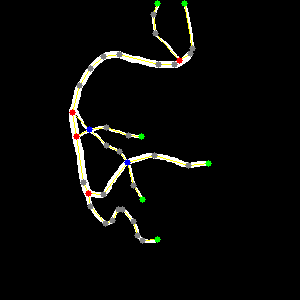
#> input picture output/imagenes/1.png, 300 x 300 px, given in place of 1.pgm, which was not available
$ jupyter execute parte2.ipynb
#> lines starting #> are read from the running program, lines starting #| are printed output that depends on the picture; after the words box and inside, x2 and y2 are one past the last pixel; in counts of white or black regions, pixels touching at a corner belong together; pictures that were not available may be replaced by others from this repository, and a replacement may not be noted
[cell 1]
import cv2
import numpy as np
import matplotlib.pyplot as plt
import networkx as nx
from skimage.morphology import skeletonize
from scipy.signal import convolve2d
import os
import json

[cell 2]
# Función para cargar una imagen groundtruth
def load_image(path):
#> called with path = 'datos/etiquetas/1.pgm'
    img = cv2.imread(path, cv2.IMREAD_GRAYSCALE)
#> img: shape (300, 300); min 0, max 255, mean 9.7
    # Se asume que la imagen es binaria: 0 (fondo) y 255 (estructura arterial)
    _, img_bin = cv2.threshold(img, 127, 255, cv2.THRESH_BINARY)
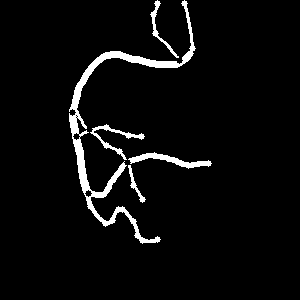
#> img_bin: shape (300, 300); 4.3% white; 5 white regions, box (x1, y1, x2, y2) and area: (69, 0, 196, 244) 2717, (128, 152, 212, 169) 463, (90, 124, 145, 160) 347, (150, 0, 179, 58) 230, (128, 165, 146, 203) 143
    return img_bin

[cell 3]
# Función para aplicar esqueletonización (en caso de ser necesario)
def get_skeleton(img_bin):
    # Normalizamos a [0,1] para la función de skeletonize
    img_norm = img_bin // 255
    skeleton = skeletonize(img_norm).astype(np.uint8)
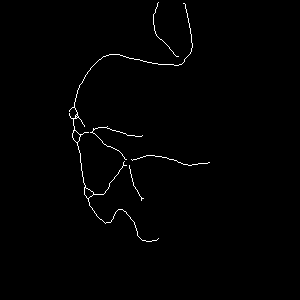
#> skeleton: shape (300, 300); values 0 (black) and 1 (white), 0.85% white in thin lines or dots, all inside (x1, y1, x2, y2) = (69, 2, 210, 242)
    return skeleton * 255

[cell 4]
# Función para clasificar píxeles en función de su vecindario
def classify_pixels(skel):
    # Definir una estructura 3x3 para contar vecinos
    kernel = np.array([[1,1,1],
                       [1,10,1],
                       [1,1,1]])

    # Aplicamos la convolución para obtener la suma de vecinos
    from scipy.signal import convolve2d
    conv = convolve2d(skel//255, kernel, mode='same', boundary='fill', fillvalue=0)
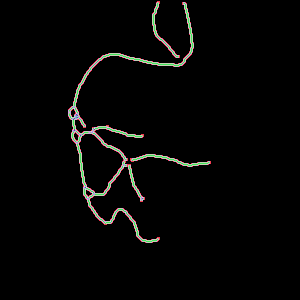
#> conv: shape (300, 300) int64; 12 distinct labels, from 0 to 15; one colour per label, 0 black

    # Diccionario para almacenar nodos: cada entrada tendrá {id, fila, columna, tipo}
    nodes = []
    # Usaremos también una imagen para marcar los nodos (para visualización)
    node_img = np.copy(skel)

    # Lista de aristas, las cuales se definirán posteriormente
    # Por ahora, solo se identifican los puntos clave
    node_id = 0
    for i in range(1, skel.shape[0]-1):
        for j in range(1, skel.shape[1]-1):
            if skel[i, j] > 0:  # Es parte del esqueleto
                # El valor en el centro se suma con el peso 10, por lo que se resta
                neighbor_count = int((conv[i,j] - 10))

                # Clasificación simple:
                if neighbor_count == 1:
                    tipo = "extremo"  # punto final
                elif neighbor_count > 2:
                    tipo = "bifurcacion"  # se considera punto de ramificación
                else:
                    tipo = "intermedio"

                nodes.append({'id': node_id, 'fila': i, 'columna': j, 'tipo': tipo})
                node_id += 1
                # Para visualización, podemos marcar los nodos con un valor distinto
                node_img[i, j] = 128
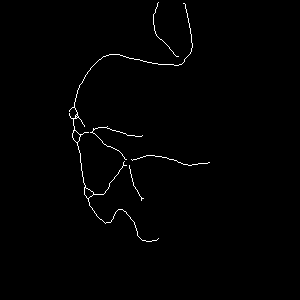
#> node_img: shape (300, 300); values 0 (black) and 128 (white), 0.85% white in thin lines or dots, all inside (x1, y1, x2, y2) = (69, 2, 210, 242)
#> after the loop, node_id = 765; nodes = 765 items
    return nodes, node_img

[cell 5]
# Función para construir aristas: ejemplo de método (rastrear línea hasta el siguiente nodo)
def construct_edges(skel, nodes):
    # Convertir la lista de nodos en un diccionario para acceso rápido por coordenadas
    node_coords = {(n['fila'], n['columna']): n['id'] for n in nodes}

    # Se inicializa el grafo de networkx
    G = nx.Graph()
    for n in nodes:
        G.add_node(n['id'], fila=n['fila'], columna=n['columna'], tipo=n['tipo'])

    # Una estrategia es recorrer cada nodo y realizar un "búsqueda en profundidad" a lo largo del esqueleto
    # hasta encontrar otro nodo, registrando la conexión.
    # NOTA: Este es un ejemplo simplificado; en la práctica se deben evitar caminos redundantes y asegurar conectividad.

    # Definimos movimientos vecinos (8 direcciones)
    vecinos = [(-1,-1), (-1,0), (-1,1),
               (0,-1),          (0,1),
               (1,-1),  (1,0),  (1,1)]

    # Función para rastrear un camino a partir de un nodo dado
    def rastrear(i, j, visitados):
        camino = [(i,j)]
        while True:
            vecinos_validos = []
            for di, dj in vecinos:
                ni, nj = i+di, j+dj
                if 0 <= ni < skel.shape[0] and 0 <= nj < skel.shape[1]:
                    if skel[ni, nj] > 0 and (ni, nj) not in visitados:
                        vecinos_validos.append((ni, nj))
            if len(vecinos_validos) == 0:
                break
            # Tomamos el primer vecino disponible (podrías mejorar la estrategia)
            i, j = vecinos_validos[0]
            camino.append((i,j))
            visitados.add((i,j))
            # Si se encuentra un nodo (excepto el de inicio) se termina el camino
            if (i,j) in node_coords:
                return camino, node_coords[(i,j)]
        return camino, None

    # Conjunto para marcar caminos ya explorados
    visitados_global = set()
    for n in nodes:
        i, j = n['fila'], n['columna']
        for di, dj in vecinos:
            ni, nj = i+di, j+dj
            if 0 <= ni < skel.shape[0] and 0 <= nj < skel.shape[1]:
                if skel[ni, nj] > 0 and (ni, nj) not in visitados_global:
                    camino, nodo_final = rastrear(ni, nj, visitados_global)
                    if nodo_final is not None and nodo_final != n['id']:
                        # Añadir arista si no existe aún
                        if not G.has_edge(n['id'], nodo_final):
                            G.add_edge(n['id'], nodo_final, pixels=camino)
    return G

[cell 6]
# Ruta a la carpeta de imágenes
ruta_imagenes = "datos/etiquetas/"

[cell 7]
# Ejemplo para procesar una imagen
nombre_imagen = os.path.join(ruta_imagenes, "1.pgm")  # Cambia "ejemplo.pgm" por el nombre de tu imagen
img_bin = load_image(nombre_imagen)
# Si la imagen no es una línea única, podrías aplicar la esqueletonización:
skel = get_skeleton(img_bin)

# Clasificar píxeles y obtener nodos
nodos, img_nodos = classify_pixels(skel)
#> nodos = 765 items

# Construir aristas y grafo
grafo = construct_edges(skel, nodos)
#> the loop in construct_edges, `for n in nodes:` made 765 passes
#> n on passes 1 to 3: {'id': 0, 'fila': 2, 'columna': 158, 'tipo': 'extremo'}, {'id': 1, 'fila': 3, 'columna': 157, 'tipo': 'intermedio'}, {'id': 2, 'fila': 3, 'columna': 183, 'tipo': 'extremo'}
#> the loop in construct_edges, `for n in nodes:` made 765 passes
#> (n, i, j) on passes 1 to 3: ({'id': 0, 'fila': 2, 'columna': 158, 'tipo': 'extremo'}, 2, 158), ({'id': 1, 'fila': 3, 'columna': 157, 'tipo': 'intermedio'}, 3, 157), ({'id': 2, 'fila': 3, 'columna': 183, 'tipo': 'extremo'}, 3, 183)

# Guardar la estructura del grafo en un archivo JSON
grafo_json = {
    "nodos": nodos,
    "aristas": [{"nodo1": u, "nodo2": v, "camino": grafo[u][v]['pixels']} for u, v in grafo.edges()]
}
with open("grafo_estructura.json", "w") as f:
    json.dump(grafo_json, f, indent=4)

# Visualización: superponer el grafo sobre la imagen original
plt.figure(figsize=(8, 8))
plt.imshow(img_bin, cmap='gray')
# Dibujar nodos con colores según su tipo
for n in nodos:
    if n['tipo'] == "extremo":
        color = "green"
    elif n['tipo'] == "bifurcacion":
        color = "red"
    else:
        color = "gray"
    plt.plot(n['columna'], n['fila'], 'o', color=color, markersize=4)
#> this loop made 765 passes
#> (n, color) on passes 1 to 10: ({'id': 0, 'fila': 2, 'columna': 158, 'tipo': 'extremo'}, 'green'), ({'id': 1, 'fila': 3, 'columna': 157, 'tipo': 'intermedio'}, 'gray'), ({'id': 2, 'fila': 3, 'columna': 183, 'tipo': 'extremo'}, 'green'), ({'id': 3, 'fila': 3, 'columna': 184, 'tipo': 'intermedio'}, 'gray'), ({'id': 4, 'fila': 4, 'columna': 157, 'tipo': 'intermedio'}, 'gray'), ({'id': 5, 'fila': 4, 'columna': 185, 'tipo': 'intermedio'}, 'gray'), ({'id': 6, 'fila': 5, 'columna': 157, 'tipo': 'intermedio'}, 'gray'), ({'id': 7, 'fila': 5, 'columna': 185, 'tipo': 'intermedio'}, 'gray'), ({'id': 8, 'fila': 6, 'columna': 157, 'tipo': 'intermedio'}, 'gray'), ({'id': 9, 'fila': 6, 'columna': 185, 'tipo': 'intermedio'}, 'gray')
#> color on passes 61 to 66: 'gray', 'gray', 'gray', 'gray', 'gray', 'gray'

# Dibujar aristas
for u, v in grafo.edges():
    camino = np.array(grafo[u][v]['pixels'])
    plt.plot(camino[:,1], camino[:,0], color='yellow', linewidth=1)
#> this loop made 173 passes
#> (u, v, camino) on passes 1 to 3: (105, 119, [[55, 108], [55, 107]]), (126, 141, [[57, 102], [58, 101]]), (141, 148, [[59, 100], [59, 99]])

plt.title("Visualización del grafo obtenido")
plt.axis("off")
plt.show()
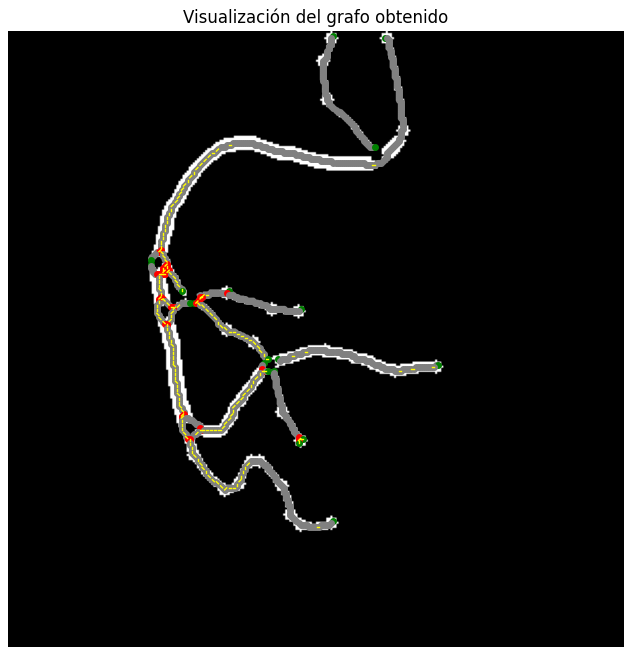
#> figure drawn by matplotlib, 1 panel

$ run again, with output/imagenes/10.png copied over output/imagenes/1.png
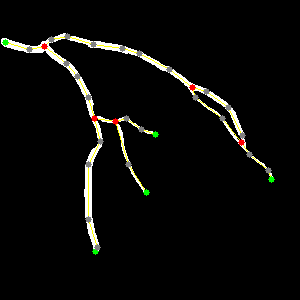
#> input picture output/imagenes/10.png, 300 x 300 px, given in place of 1.pgm, which was not available
#> img_bin: shape (300, 300); 4.5% white; 6 white regions (1 under 20 px), largest, box (x1, y1, x2, y2) and area: (1, 33, 275, 183) 2635, (84, 121, 104, 255) 899, (116, 124, 150, 196) 266, (118, 115, 159, 138) 168, (97, 116, 113, 123) 56
#> skeleton: shape (300, 300); values 0 (black) and 1 (white), 0.81% white in thin lines or dots, all inside (x1, y1, x2, y2) = (5, 36, 272, 253)
#> conv: shape (300, 300) int64; 12 distinct labels, from 0 to 14
#> after the loop in classify_pixels, `for i in range(1, skel.shape[0]-1):`:
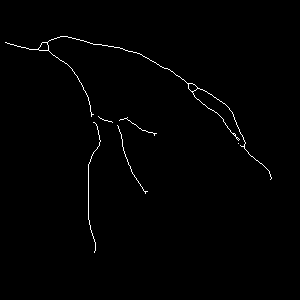
#> node_img: shape (300, 300); values 0 (black) and 128 (white), 0.81% white in thin lines or dots, all inside (x1, y1, x2, y2) = (5, 36, 272, 253)
#> after the loop in classify_pixels, `for i in range(1, skel.shape[0]-1):`: node_id = 733; nodes = 733 items
#> the loop in construct_edges, `for n in nodes:` made 733 passes
#> n on passes 1 to 3: {'id': 0, 'fila': 36, 'columna': 60, 'tipo': 'intermedio'}, {'id': 1, 'fila': 36, 'columna': 61, 'tipo': 'intermedio'}, {'id': 2, 'fila': 36, 'columna': 62, 'tipo': 'intermedio'}
#> the loop in construct_edges, `for n in nodes:` made 733 passes
#> (n, i, j) on passes 1 to 3: ({'id': 0, 'fila': 36, 'columna': 60, 'tipo': 'intermedio'}, 36, 60), ({'id': 1, 'fila': 36, 'columna': 61, 'tipo': 'intermedio'}, 36, 61), ({'id': 2, 'fila': 36, 'columna': 62, 'tipo': 'intermedio'}, 36, 62)
#> the loop `for n in nodos:` made 733 passes
#> (n, color) on passes 1 to 6: ({'id': 0, 'fila': 36, 'columna': 60, 'tipo': 'intermedio'}, 'gray'), ({'id': 1, 'fila': 36, 'columna': 61, 'tipo': 'intermedio'}, 'gray'), ({'id': 2, 'fila': 36, 'columna': 62, 'tipo': 'intermedio'}, 'gray'), ({'id': 3, 'fila': 36, 'columna': 63, 'tipo': 'intermedio'}, 'gray'), ({'id': 4, 'fila': 36, 'columna': 64, 'tipo': 'intermedio'}, 'gray'), ({'id': 5, 'fila': 36, 'columna': 65, 'tipo': 'intermedio'}, 'gray')
#> the loop `for u, v in grafo.edges():` made 162 passes
#> (u, v, camino) on passes 1 to 3: (0, 9, [[37, 59], [37, 58]]), (15, 23, [[39, 53], [39, 52]]), (29, 46, [[41, 48], [42, 47]])
#> `plt.show()`:
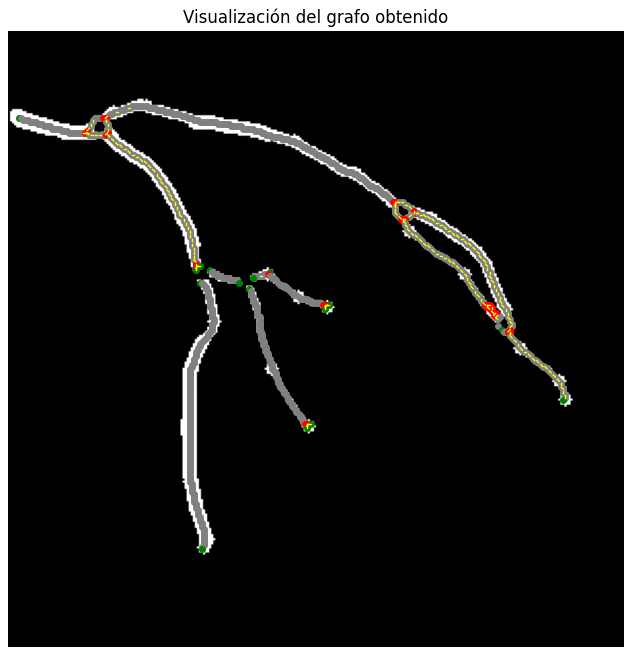
#> figure drawn by matplotlib, 1 panel

$ run again, with output/imagenes/11.png copied over output/imagenes/1.png
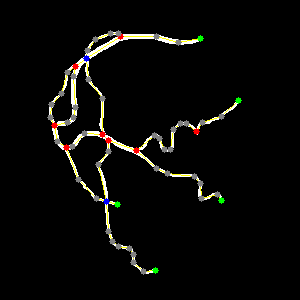
#> input picture output/imagenes/11.png, 300 x 300 px, given in place of 1.pgm, which was not available
#> img_bin: shape (300, 300); 4.4% white; 14 white regions (2 under 20 px), largest, box (x1, y1, x2, y2) and area: (84, 30, 204, 59) 795, (57, 57, 106, 132) 661, (103, 135, 225, 204) 572
#> skeleton: shape (300, 300); values 0 (black) and 1 (white), 1% white in thin lines or dots, all inside (x1, y1, x2, y2) = (50, 32, 240, 273)
#> conv: shape (300, 300) int64; 14 distinct labels, from 0 to 15
#> after the loop in classify_pixels, `for i in range(1, skel.shape[0]-1):`:
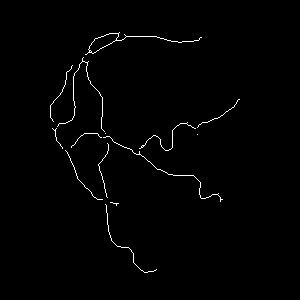
#> node_img: shape (300, 300); values 0 (black) and 128 (white), 1% white in thin lines or dots, all inside (x1, y1, x2, y2) = (50, 32, 240, 273)
#> after the loop in classify_pixels, `for i in range(1, skel.shape[0]-1):`: node_id = 932; nodes = 932 items
#> the loop in construct_edges, `for n in nodes:` made 932 passes
#> n on passes 1 to 3: {'id': 0, 'fila': 32, 'columna': 119, 'tipo': 'extremo'}, {'id': 1, 'fila': 33, 'columna': 109, 'tipo': 'intermedio'}, {'id': 2, 'fila': 33, 'columna': 110, 'tipo': 'intermedio'}
#> the loop in construct_edges, `for n in nodes:` made 932 passes
#> (n, i, j) on passes 1 to 3: ({'id': 0, 'fila': 32, 'columna': 119, 'tipo': 'extremo'}, 32, 119), ({'id': 1, 'fila': 33, 'columna': 109, 'tipo': 'intermedio'}, 33, 109), ({'id': 2, 'fila': 33, 'columna': 110, 'tipo': 'intermedio'}, 33, 110)
#> the loop `for n in nodos:` made 932 passes
#> (n, color) on passes 1 to 6: ({'id': 0, 'fila': 32, 'columna': 119, 'tipo': 'extremo'}, 'green'), ({'id': 1, 'fila': 33, 'columna': 109, 'tipo': 'intermedio'}, 'gray'), ({'id': 2, 'fila': 33, 'columna': 110, 'tipo': 'intermedio'}, 'gray'), ({'id': 3, 'fila': 33, 'columna': 111, 'tipo': 'intermedio'}, 'gray'), ({'id': 4, 'fila': 33, 'columna': 112, 'tipo': 'intermedio'}, 'gray'), ({'id': 5, 'fila': 33, 'columna': 113, 'tipo': 'intermedio'}, 'gray')
#> the loop `for u, v in grafo.edges():` made 211 passes
#> (u, v, camino) on passes 1 to 3: (1, 12, [[34, 108], [34, 107]]), (9, 10, [[34, 118], [33, 118]]), (10, 18, [[34, 118], [35, 118]])
#> `plt.show()`:
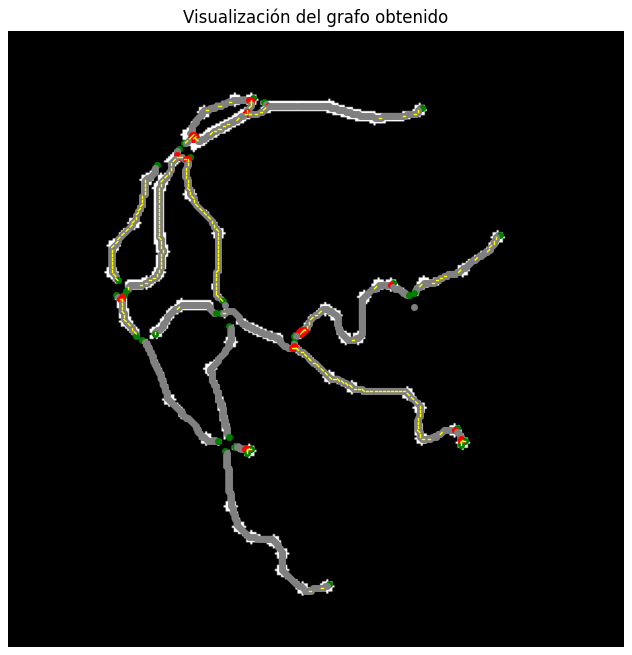
#> figure drawn by matplotlib, 1 panel

$ run again, with output/imagenes/12.png copied over output/imagenes/1.png
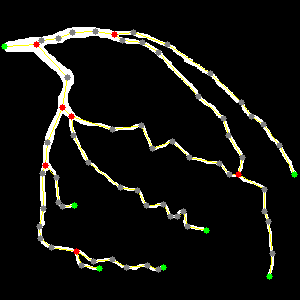
#> input picture output/imagenes/12.png, 300 x 300 px, given in place of 1.pgm, which was not available
#> img_bin: shape (300, 300); 8.3% white; 4 white regions, box (x1, y1, x2, y2) and area: (1, 27, 298, 252) 6587, (239, 176, 276, 280) 427, (79, 250, 167, 273) 369, (75, 254, 103, 272) 132
#> skeleton: shape (300, 300); values 0 (black) and 1 (white), 1.6% white in thin lines or dots, all inside (x1, y1, x2, y2) = (4, 31, 294, 277)
#> conv: shape (300, 300) int64; 11 distinct labels, from 0 to 14
#> after the loop in classify_pixels, `for i in range(1, skel.shape[0]-1):`:
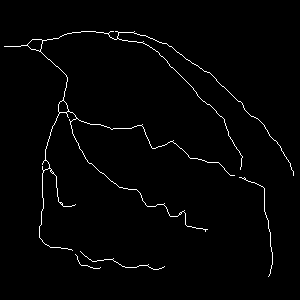
#> node_img: shape (300, 300); values 0 (black) and 128 (white), 1.6% white in thin lines or dots, all inside (x1, y1, x2, y2) = (4, 31, 294, 277)
#> after the loop in classify_pixels, `for i in range(1, skel.shape[0]-1):`: node_id = 1458; nodes = 1458 items
#> the loop in construct_edges, `for n in nodes:` made 1458 passes
#> n on passes 1 to 3: {'id': 0, 'fila': 31, 'columna': 81, 'tipo': 'intermedio'}, {'id': 1, 'fila': 31, 'columna': 82, 'tipo': 'intermedio'}, {'id': 2, 'fila': 31, 'columna': 83, 'tipo': 'intermedio'}
#> the loop in construct_edges, `for n in nodes:` made 1458 passes
#> (n, i, j) on passes 1 to 3: ({'id': 0, 'fila': 31, 'columna': 81, 'tipo': 'intermedio'}, 31, 81), ({'id': 1, 'fila': 31, 'columna': 82, 'tipo': 'intermedio'}, 31, 82), ({'id': 2, 'fila': 31, 'columna': 83, 'tipo': 'intermedio'}, 31, 83)
#> the loop `for n in nodos:` made 1458 passes
#> (n, color) on passes 1 to 6: ({'id': 0, 'fila': 31, 'columna': 81, 'tipo': 'intermedio'}, 'gray'), ({'id': 1, 'fila': 31, 'columna': 82, 'tipo': 'intermedio'}, 'gray'), ({'id': 2, 'fila': 31, 'columna': 83, 'tipo': 'intermedio'}, 'gray'), ({'id': 3, 'fila': 31, 'columna': 84, 'tipo': 'intermedio'}, 'gray'), ({'id': 4, 'fila': 31, 'columna': 85, 'tipo': 'intermedio'}, 'gray'), ({'id': 5, 'fila': 31, 'columna': 86, 'tipo': 'intermedio'}, 'gray')
#> the loop `for u, v in grafo.edges():` made 528 passes
#> (u, v, camino) on passes 1 to 3: (0, 30, [[32, 80], [32, 79]]), (15, 66, [[32, 109], [33, 108]]), (23, 60, [[33, 71], [33, 70]])
#> `plt.show()`:
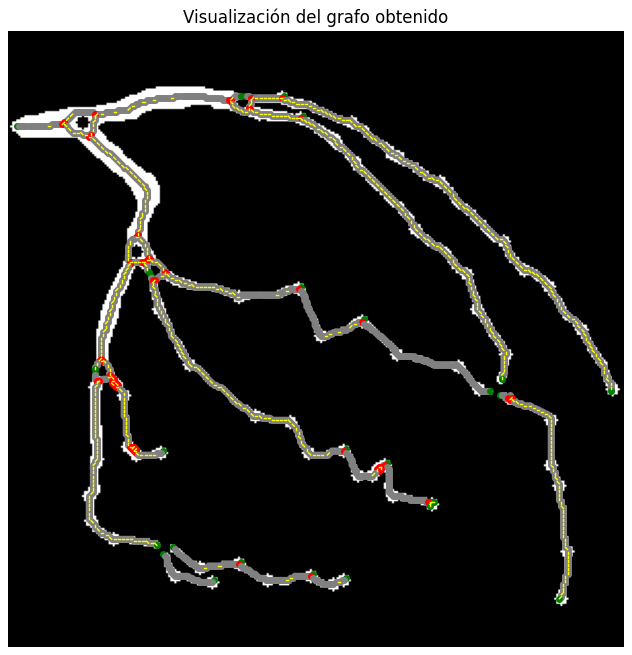
#> figure drawn by matplotlib, 1 panel
